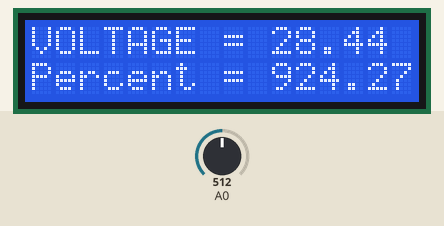
The sketch below on a simulated Arduino Uno, built with avr-gcc and run on an emulated ATmega328P. Parts: 16×2 character LCD. Inputs (shaded band) come from the test bench; at power-on: A0 = 512. What the sketch prints to the serial monitor is not drawn.

Above: at 1.2 s.
1.3 s: A0 set to 716
At 3.0 s:
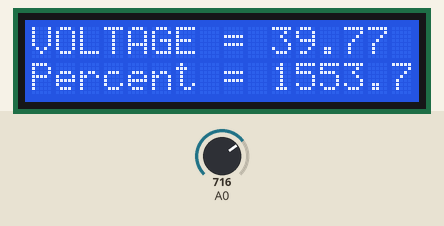
3.6 s: A0 set to 900
At 4.6 s:
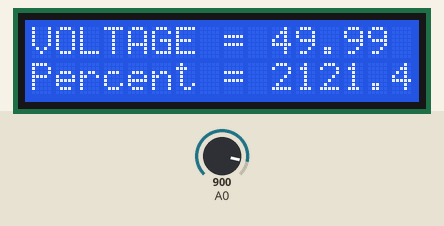
5.7 s: A0 set to 1023
At 7.5 s:
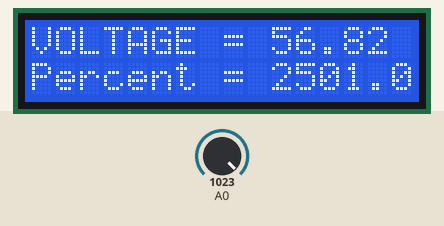
Timing chart, 0 to 9.0 s (numbered marks = the images above; inputs shaded):
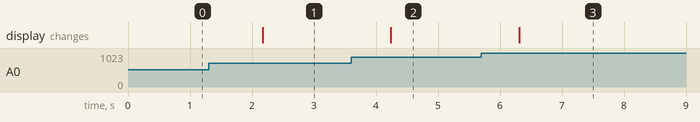

Measured:
- after the input at 1.3 s, the display: changes after 0.87 s (image 1)
- after the input at 3.6 s, the display: changes after 0.64 s (image 2)
- after the input at 5.7 s, the display: changes after 0.61 s (image 3)

The sketch:

voltageindic.ino
```cpp
#include <Wire.h>
#include <LiquidCrystal_I2C.h>
float value,volts_1,volts_2,percentage,maxvalue=13.6,minvalue=11.8;
LiquidCrystal_I2C lcd(0x3F,16,2);
void setup()
{
  Serial.begin(9600);
  lcd.init();
  lcd.backlight();
  lcd.clear();
}
void loop()
{
  value=analogRead(A0);
  volts_1=value*(5.0/1023.0);
  volts_2=(volts_1*50.0)/4.4;
  percentage=((volts_2-minvalue)/(maxvalue-minvalue))*100;
  Serial.print("Voltage = ");
  Serial.print(volts_2);
  Serial.println("");
  Serial.print("percentage = ");
  Serial.print(percentage);
  Serial.println("");
  lcd.setCursor(0,0);
  lcd.print("VOLTAGE = ");
  lcd.print(volts_2);
  lcd.print(" ");
  lcd.setCursor(0,1);
  lcd.print("Percent = ");
  lcd.print(percentage);
  lcd.print(" ");
delay(1000);
}
```
